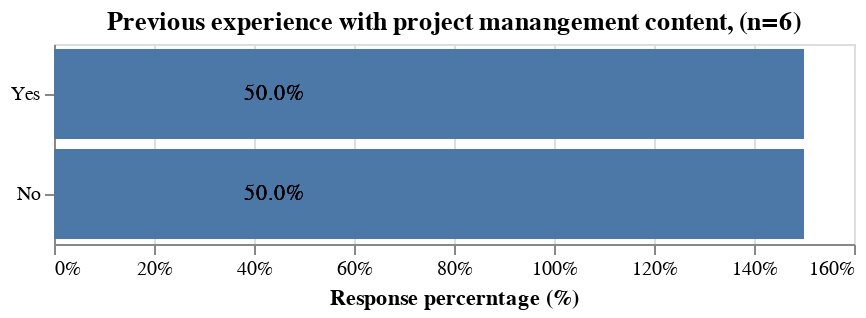

The notebook cell this image was saved under:
### Code cell
bar = alt.Chart(pre_df, title="Previous experience with project manangement content, (n=6)"
               ).transform_joinaggregate(
    total='count()',
    groupby=['prev_att_cat']
).transform_calculate(
    percent=alt.datum.total/6
).mark_bar().encode(
    x= alt.X('percent:Q', title = "Response percerntage (%)", axis=alt.Axis(format='%')),
    y=alt.Y('prev_att_cat', sort='x', title="")
    ).properties(
    width=400,
    height=100
    )

text = alt.Chart(pre_df, title="Previous experience with project manangement content, (n=6)"
               ).transform_joinaggregate(
    total='count()',
    groupby=['prev_att_cat']
).transform_calculate(
    percent=alt.datum.total/6
).mark_text(
        align='right',
    ).encode(
        y = alt.Y('prev_att_cat', sort = 'x'),
        x = alt.X('percent:Q'),
        text=alt.Text('percent:Q',format='.1%')
).properties(
    width=400,
    height=100
    )

q2_plot = alt.layer(bar, text, data=pre_df)

# Show the plot|
q2_plot

### Figure 1 — Vega-Lite specification as saved in the notebook (floating-point values rounded to 4 significant figures)
{"config": {"view": {"continuousWidth": 400, "continuousHeight": 300}}, "layer": [{"mark": "bar", "encoding": {"x": {"axis": {"format": "%"}, "field": "percent", "title": "Response percerntage (%)", "type": "quantitative"}, "y": {"field": "prev_att_cat", "sort": "x", "title": "", "type": "nominal"}}, "height": 100, "title": "Previous experience with project manangement content, (n=6)", "transform": [{"joinaggregate": [{"op": "count", "as": "total"}], "groupby": ["prev_att_cat"]}, {"calculate": "(datum.total / 6)", "as": "percent"}], "width": 400}, {"mark": {"type": "text", "align": "right"}, "encoding": {"text": {"field": "percent", "format": ".1%", "type": "quantitative"}, "x": {"field": "percent", "type": "quantitative"}, "y": {"field": "prev_att_cat", "sort": "x", "type": "nominal"}}, "height": 100, "title": "Previous experience with project manangement content, (n=6)", "transform": [{"joinaggregate": [{"op": "count", "as": "total"}], "groupby": ["prev_att_cat"]}, {"calculate": "(datum.total / 6)", "as": "percent"}], "width": 400}], "data": {"name": "data-eb7a268133d6089ac931482acd5f3cac"}, "$schema": "https://vega.github.io/schema/vega-lite/v4.17.0.json", "datasets": {"data-eb7a268133d6089ac931482acd5f3cac": [{"ID": 1, "Email": "anonymous", "Name": null, "attendee_roles": "Project Manager;Subject Matter Expert (SME);", "previous_attendenance": "Yes I have attended Project Management Training and earned 35 PDUs earlier. ", "work_project_types": "Multiple Projects", "desc_mp": "I have been involved in various Projects and I have to be agile in doing the Project Management.", "proj_descp": "Migration of CRM. In this Project, we are trying to migrate an old Access CRM to a new CRM-Which is more sophisticated and easy to use.", "team_num": "5", "team_strength": "Strategic, Analytical and Collaborative", "proj_challenges": "Maintaining Project on Track with respect to resources, timelines and Budget. Mitigating Risks. Adapting agile mindset in the team", "mp_team_cat": "below 5", "prev_att_cat": "Yes"}, {"ID": 2, "Email": "anonymous", "Name": null, "attendee_roles": "Project Manager;", "previous_attendenance": "No", "work_project_types": "Multiple Projects", "desc_mp": "I manage multiple program schedules and teams, lead group projects with several committees, coordinate daily volunteers, direct and coordinate administrative teams and am the primary driving force for our annual action plans/strategic plan. I have one staff member and everyone else are volunteers.", "proj_descp": "Phase 2 Renovations. Our organization is preparing for the final phase of renovations to our new facility and my role will involve coordination of facility oversight committees, contractors, grant and fundraising teams, consultants and volunteers while working alongside Island Health and other regulatory bodies. ", "team_num": "45", "team_strength": "Commitment to the project and a unified goal, expertise in various related fields.", "proj_challenges": "Reduced efficiency and timeline drag due from under-structured or unwritten input and approval processes. Chronic games of 'telephone' i.e. the same information being shared with different individuals over and over again with details being lost along the way.\nProject Management availability/overload -I will wind up playing the central role in this project, but I am also expected to keep operations and all other smaller projects moving forward. ", "mp_team_cat": "above 20", "prev_att_cat": "No"}, {"ID": 3, "Email": "anonymous", "Name": null, "attendee_roles": "Not sure;non profit doing projects? ;", "previous_attendenance": "Nope! ", "work_project_types": "Multiple Projects", "desc_mp": "Multiple community based projects (event planning, community projects (placemaking), long term and short term projects) ", "proj_descp": "We are currently doing a community wide \"Needs Assessment\" with a UVic researcher. This needs assessment will then be carried into a longer term community wide visioning process in Fall 2022. This project will include community engagement, another partnership with UVic, collaboration with the City, and reporting out to community and grant funders. ", "team_num": "5-10", "team_strength": "Not sure if TEAM is an acronym for something here? \nBut strengths are - a motivated, involved, and ambitious community, we have lots of pre-existing research to build on.  ", "proj_challenges": "- taking the ideas and translating them into tangible actions/requests. \n- Capacity issues (I'm the only full time staff, everyone else is volunteer / very limited hours contractor) \n- reluctant partners (the City of Victoria) in collaborating on potential actions/requests/community vision ", "mp_team_cat": "6-10", "prev_att_cat": "No"}, {"ID": 4, "Email": "anonymous", "Name": null, "attendee_roles": "Project Manager;", "previous_attendenance": "I had some training during my master's degree course ", "work_project_types": "Multiple Projects", "desc_mp": "Personal & professional ", "proj_descp": "I am looking after Immunization Uptake Project with MOSAIC ", "team_num": "3", "team_strength": "commitment ", "proj_challenges": "Working with multiple stakeholders & communities ", "mp_team_cat": "below 5", "prev_att_cat": "Yes"}, {"ID": 5, "Email": "anonymous", "Name": null, "attendee_roles": "Project Team Member;", "previous_attendenance": "No\n", "work_project_types": "Multiple Projects", "desc_mp": "Funded/fund-raising/awareness events and year long projects.", "proj_descp": "Funded/fund-raising/awareness events and year long projects.", "team_num": "2-4", "team_strength": "Vision and intend.", "proj_challenges": "Understanding communication styles.", "mp_team_cat": "below 5", "prev_att_cat": "No"}, {"ID": 6, "Email": "anonymous", "Name": null, "attendee_roles": "Project Manager;", "previous_attendenance": "Yes I used to participate as a Pmi member before ", "work_project_types": "Multiple Projects", "desc_mp": "N. A", "proj_descp": "I would love to participate as a trainer volunteer  ", "team_num": "N.A.", "team_strength": "N.A.", "proj_challenges": "Wrong comunication \n", "mp_team_cat": "NA", "prev_att_cat": "Yes"}]}}
